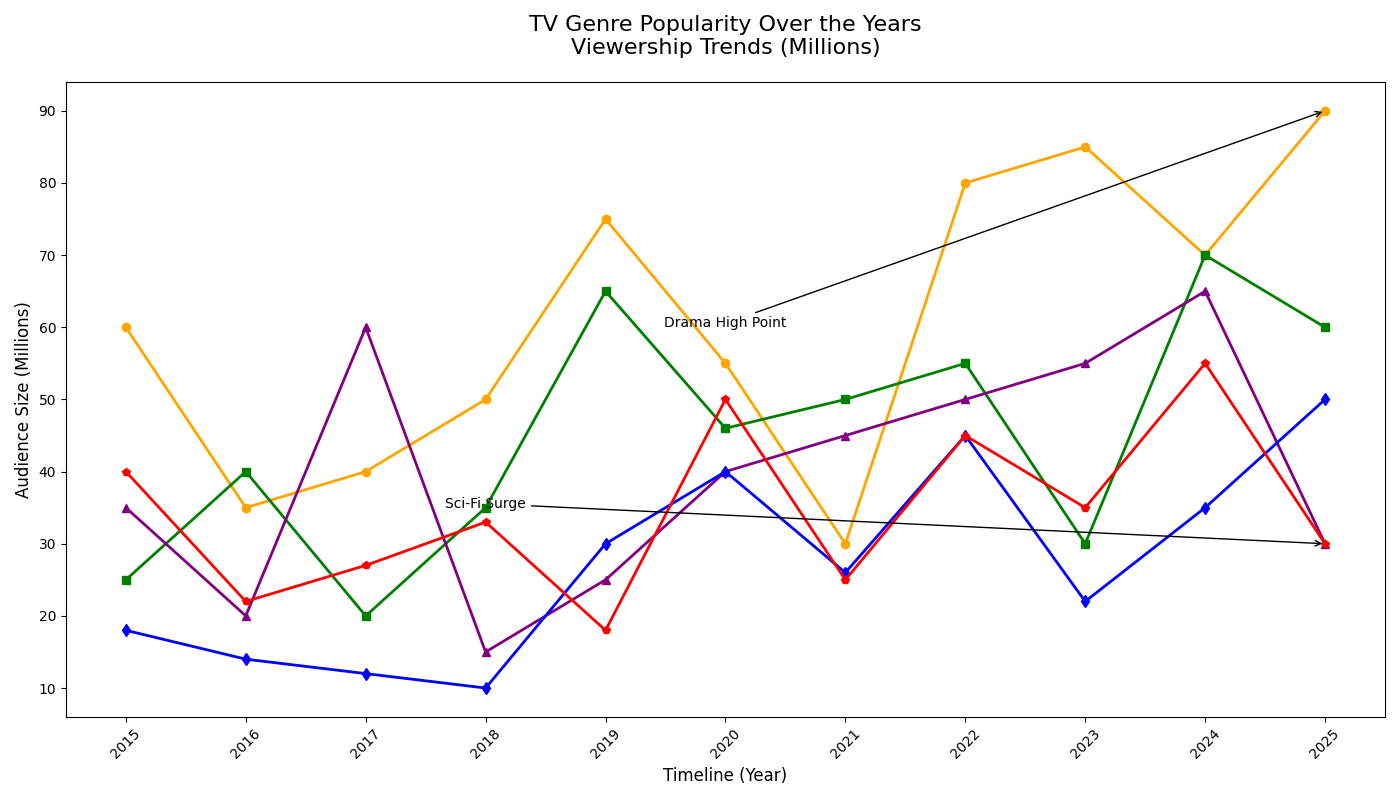

Reproduce this figure in Python.
import matplotlib.pyplot as plt
import numpy as np

years = np.arange(2015, 2026)

drama_viewership = np.array([60, 35, 40, 50, 75, 55, 30, 80, 85, 70, 90])
comedy_viewership = np.array([25, 40, 20, 35, 65, 46, 50, 55, 30, 70, 60])
scifi_viewership = np.array([35, 20, 60, 15, 25, 40, 45, 50, 55, 65, 30])
horror_viewership = np.array([18, 14, 12, 10, 30, 40, 26, 45, 22, 35, 50])
fantasy_viewership = np.array([40, 22, 27, 33, 18, 50, 25, 45, 35, 55, 30])

fig, ax = plt.subplots(figsize=(14, 8))

ax.plot(years, drama_viewership, '-o', color='orange', linewidth=2, markersize=6)
ax.plot(years, comedy_viewership, '-s', color='green', linewidth=2, markersize=6)
ax.plot(years, scifi_viewership, '-^', color='purple', linewidth=2, markersize=6)
ax.plot(years, horror_viewership, '-d', color='blue', linewidth=2, markersize=6)
ax.plot(years, fantasy_viewership, '-p', color='red', linewidth=2, markersize=6)

ax.set_title("TV Genre Popularity Over the Years\nViewership Trends (Millions)", fontsize=16, pad=20)
ax.set_xlabel("Timeline (Year)", fontsize=12)
ax.set_ylabel("Audience Size (Millions)", fontsize=12)

ax.set_xticks(years)
ax.set_xticklabels(years, rotation=45, fontsize=10)
ax.yaxis.set_tick_params(labelsize=10)

ax.annotate('Drama High Point',
            xy=(2025, 90), xytext=(2020, 60),
            arrowprops=dict(facecolor='black', arrowstyle='->'),
            fontsize=10, ha='center')

ax.annotate('Sci-Fi Surge',
            xy=(2025, 30), xytext=(2018, 35),
            arrowprops=dict(facecolor='black', arrowstyle='->'),
            fontsize=10, ha='center')

plt.tight_layout()
plt.show()
